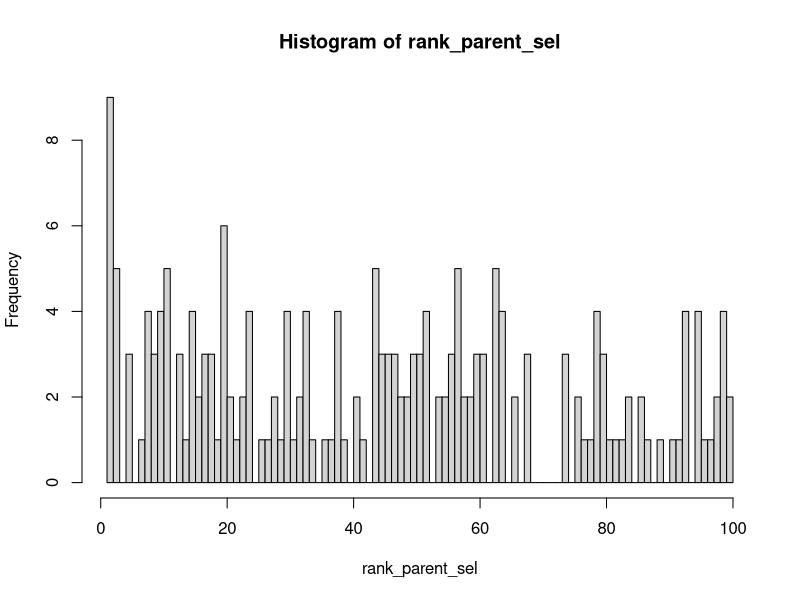
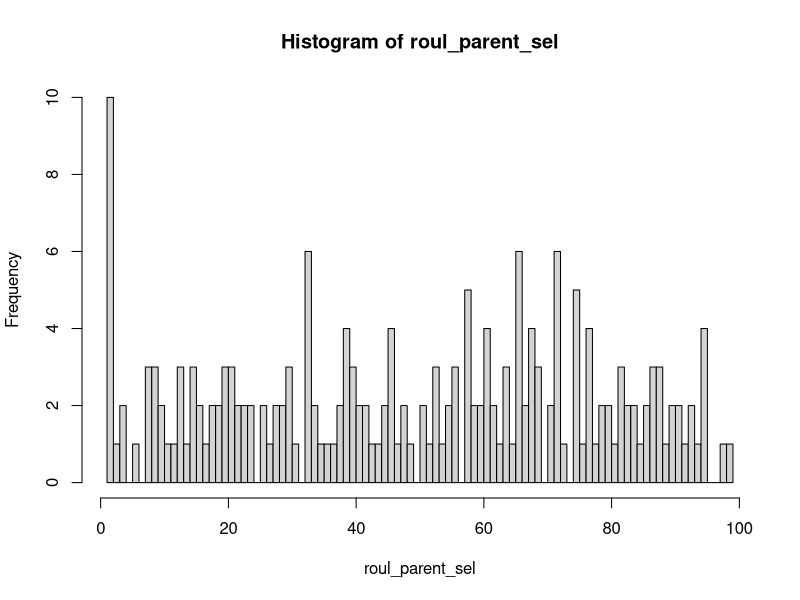

The R source for these figures, in order:
setwd("~/GitHub/P-Median_Genetic_Algorithm")

##---- Toy Dataset----
toy_scatter <- data.frame(
  X = c(),
  Y = c()
)

##---- Data input-----
locations <- 100 #number of total locations
p <- 10 #number of stations to be used to calculate medians

loc_scatter = data.frame(
  x = rnorm(100, mean = 50, sd=50),
  y = rnorm(100, mean = 50, sd=50)
)

##---- Initial Population----
#Generates a random Population of Chromosomes
generate_population <- function(population_size, p, locations) {
  pop_size <- population_size #population size
  
  Population <- matrix(0, pop_size, locations) #generate a matrix of [population size][locations]
  for(Chrom in 1:pop_size) {
    randStations <- sample(1:locations, p, replace = F)
    for(allele in randStations) {
      Population[Chrom, allele] <- 1
    }
  }
  
  return(Population)
}

pop_size <- 100
Population <- generate_population(pop_size, p, locations)
print(Population)

##---- Plot Connections----


##---- Distance Function----
get_dists <- function(locations, Chromosome, pop_size) { ##Distance function that should also serve as fitness
  dists <- matrix(0, pop_size)
  choice <- NULL
  for(loc in 1:dim(locations)[1]) { #For every location
    for(med in 1:pop_size) { #For every bit in Chromosome
      if(Chromosome[med] == 1) { #If the Chromosome is selected as a station
        if (is.null(choice)) { #Check if there is a computed distance
          choice <- sqrt((locations[med, 1] - locations[loc,1])^2 + (locations[med, 2] - locations[loc,2])^2) #if not find dist between location and station
        } else { #if so
          choice <- min(choice, sqrt((locations[med, 1] - locations[loc,1])^2 + (locations[med, 2] - locations[loc,2])^2)) #pick the minimum between stations seen and newest station
        }
      }
    }
    dists[loc] <- choice #Add choice Dist to Dists matrix (in case I want to return the whole matrix later)
    choice <- NULL #Reset choice
  }
  sum <- 0
  for(i in 1:dim(dists)[1]) {
    sum <- sum + dists[i] #Sum distances
  }
  return(sum)
}

## Testing Code

# test_scatter <- data.frame(
#   X = c(5, 7, 13, 15),
#   Y = c(1, 1, 1, 1))
# test_Pop <- c(0, 0, 1, 1)

# print(get_dists(loc_scatter, Population[100, ], pop_size))
# print(get_dists(test_scatter, test_Pop, 4))

##---- Selection----
##Rank Selection
sel_rank <- function(Population, Locations) {
  ranks <- matrix(0, nrow(Population), 2)
  
  for(Chrom in 1:nrow(Population)) {
    fitness <- get_dists(Locations, Population[Chrom, ], nrow(Population))
    ranks[Chrom, 1] <- Chrom
    ranks[Chrom, 2] <- fitness
  }
  
  ranks <- ranks[order(ranks[,2], decreasing = TRUE), ]
  
  #Needs to be finished currently takes in the input and creates the ranking matrix, but does not define integer ranges for selection
  return(ranks)
}

##Roulette Selection
sel_roulette <- function(Population, Locations) {
  ranks <- matrix(0, nrow(Population), 3)
  
  for(Chrom in 1:nrow(Population)) {
    fitness <- get_dists(Locations, Population[Chrom, ], nrow(Population))
    ranks[Chrom, 1] <- Chrom
    ranks[Chrom, 2] <- fitness
  }
  
  total_fit <- sum(ranks[, 2])
  
  ranks <- ranks[order(ranks[,2], decreasing = TRUE), ]
  
  for(Chrom in 1:nrow(ranks)) {
    ranks[Chrom, 3] <- total_fit / ranks[Chrom, 2]
  }
  
  #Needs to be finished currently takes in the input and creates the ranking matrix, but does not define integer ranges for selection
  return(ranks)
  
}

##Get a parent from the Rank Selection
rank_selection <- function(rank_mat, r_max) { #rmax -> either rank or roulette max
  to_populate <- sample(1:r_max, 1) #take a sample within the range of the ranks 1:summation(population_size)
  rank_d <- 0
  for(i in 1:pop_size) { #step through the summation when the selected number <= the summation then it is chosen (solves range sizes)
    rank_d <- rank_d + i
    if(to_populate <= rank_d) {
      return(rank_mat[i, 1])
    }
  }
}

##Get a parent from the Roulette Selection
roul_selection <- function(rank_mat, r_max) {
  #to_populate <- sample(1:r_max, 1) #take a sample within the range of the ranks 1:summation(population_size)
  to_populate <- round(runif(1,1,r_max), 5)
  rank_d <- 0
  for(i in 1:pop_size) { #step through the summation when the selected number <= the summation then it is chosen (solves range sizes)
    rank_d <- rank_d + rank_mat[i, 3]
    if(to_populate <= rank_d) {
      return(rank_mat[i, 1])
    }
  }
}

# RANK TESTING CODE
generation_rank <- sel_rank(Population, loc_scatter)
print(generation_rank)
rank_parent_sel <- c()
for(i in 1:200) {
  rank_parent_sel[i] <- rank_selection(generation_rank, sum(generation_rank[, 1]))
}
hist(rank_parent_sel, 100)

# ROULETTE TESTING CODE
generation_roul <- sel_roulette(Population, loc_scatter)
print(generation_roul)
print(sum(generation_roul[, 3]))
roul_parent_sel <- c()
for(i in 1:200) {
  roul_parent_sel[i] <- roul_selection(generation_roul, sum(generation_roul[, 3]))
}
hist(roul_parent_sel, 100)

##---- Crossover----
## Uniform Crossover
uniform <- function(P1, P2) {
  C1 <- c()
  C2 <- c()
  for(i in 1:length(P1)) {
    m <- sample(0:1, 1) #represents the mask bit at this position
    if(m == 0) {
      C1[i] <- P1[i]
      C2[i] <- P2[i]
    } else {
      C1[i] <- P2[i]
      C2[i] <- P1[i]
    }
  }
  
  #Needs fixup
  if(sum(C1 == 1) > p) {
    medianPos <- which(C1 == 1)
    newPos <- sample(medianPos, p, replace = FALSE) #randomly select p medians to keep
    C1 <- lapply(C1, replace, TRUE, 0)
    for(m in newPos) {
      C1[m] <- 1
    }
  }
  if(sum(C1 == 1) < p) {
    while(sum(C1 == 1) < p) {
      C1[sample(1:length(C1), 1)] <- 1 #randomly select positions and set them to 1 -- Could in theory take some number of them from P1
    }
  }
  
  if(sum(C2 == 1) > p) {
    medianPos <- which(C2 == 1)
    newPos <- sample(medianPos, p, replace = FALSE)
    C2 <- lapply(C2, replace, TRUE, 0)
    for(m in newPos) {
      C2[m] <- 1
    }
  }
  if(sum(C2 == 1) < p) {
    while(sum(C2 == 1) < p) {
      C2[sample(1:length(C2), 1)] <- 1
    }
  }
  return(list(C1, C2))

}

# Uniform Testing Code -> uses Rank Selection
u_children <- uniform(Population[rank_parent_sel[1], ], Population[rank_parent_sel[2], ])
child1 <- as.vector(unlist(u_children[1]))
child2 <- as.vector(unlist(u_children[2]))
print(sum(child1 == 1))
print(sum(child2 == 1))

##---- Mutation----

##---- Genetic Algorithm----

